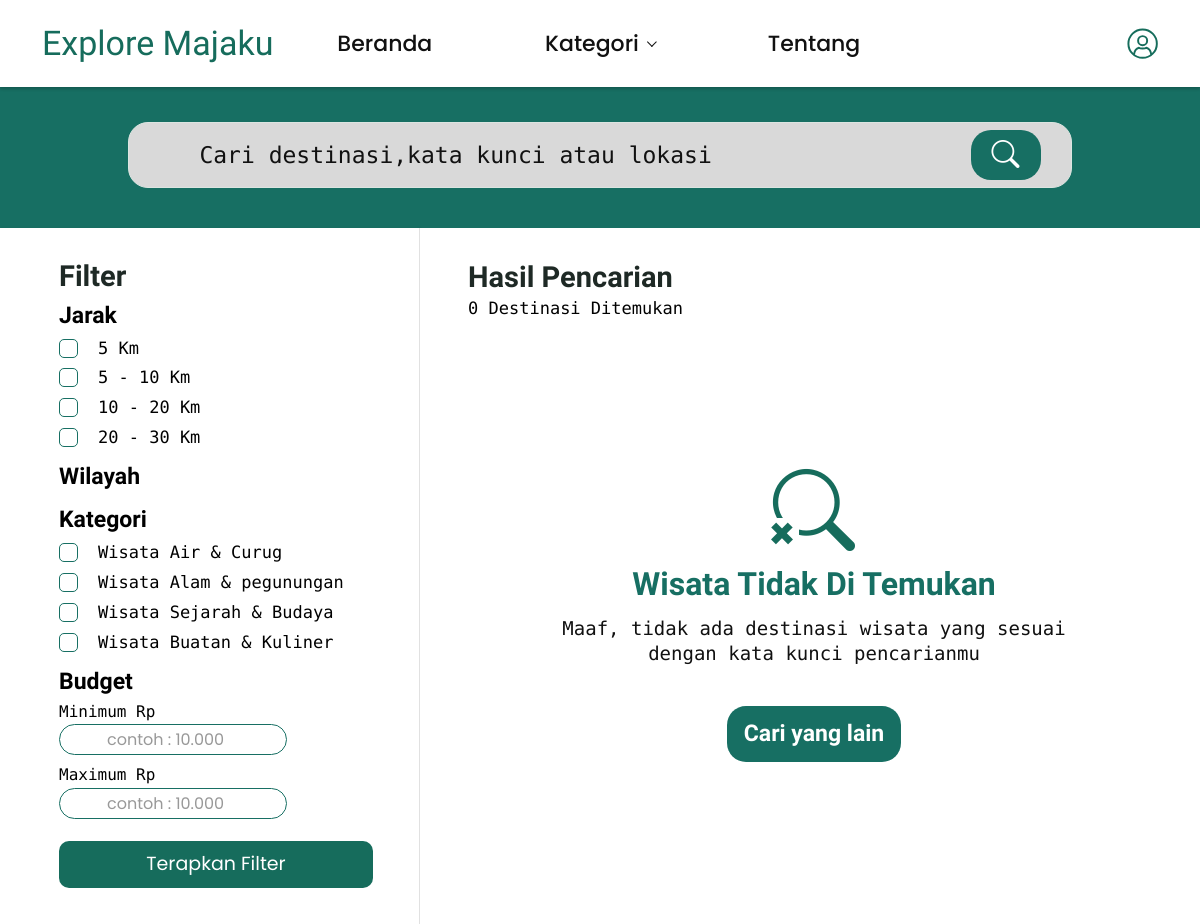
Screenshot of /FrontEnd/pages/hasil_pencarian.php with the database file from the repository.
### tables this page shows
CREATE TABLE `kategori` (
  `Id_kategori` int(12) NOT NULL AUTO_INCREMENT,
  `nama_kategori` varchar(255) NOT NULL,
  `deskripsi` text DEFAULT NULL,
  `gambar` varchar(600) DEFAULT NULL,
  `aktif` tinyint(1) NOT NULL DEFAULT 1,
  PRIMARY KEY (`Id_kategori`)
);

### Backend/database/wisata_repository.php (called while the page is built, shortened)
<?php
function fetchActiveCategories(?mysqli $connection): array
{
    $result = $connection->query(
        "SELECT Id_kategori, nama_kategori, deskripsi, gambar
         FROM kategori
         WHERE aktif = 1
         ORDER BY nama_kategori"
    );
    $categories = $result->fetch_all(MYSQLI_ASSOC);
    return $categories;
}

### FrontEnd/pages/hasil_pencarian.php (the view, shortened to what this page needs)
<?php
$keyword = isset($_GET['q']) && is_string($_GET['q'])
    ? trim($_GET['q'])
    : (isset($_GET['keyword']) && is_string($_GET['keyword'])
        ? trim($_GET['keyword'])
        : '');
$keywordLength = preg_match_all('/./us', $keyword);
$isShortKeyword = $keyword !== '' && $keywordLength !== false && $keywordLength < 2;
$wilayahDipilih = is_array($_GET['wilayah'] ?? null) ? $_GET['wilayah'] : [];
$kategoriDipilih = is_array($_GET['kategori'] ?? null) ? $_GET['kategori'] : [];
$jarakDipilih = is_array($_GET['distance'] ?? null)
    ? array_values(array_filter($_GET['distance'], 'is_string'))
    : [];
$budgetMin = isset($_GET['min']) && $_GET['min'] !== ''
    ? max(0, (int) $_GET['min']) : 0;
$budgetMax = isset($_GET['max']) && $_GET['max'] !== ''
    ? max(0, (int) $_GET['max']) : 1000000;
$destinasi = [];
$filterCategories = [];
try {
    require_once __DIR__ . '/../../Backend/database/koneksi.php';
    require_once __DIR__ . '/../../Backend/database/wisata_repository.php';
    $filterCategories = fetchActiveCategories($conn);
} catch (Throwable $exception) {
    error_log($exception->getMessage());
    $destinasi = [];
}
$searchCategoryDisplayNames = [
    1 => 'Wisata Alam & pegunungan',
    4 => 'Wisata Air & Curug',
    3 => 'Wisata Buatan & Kuliner',
    2 => 'Wisata Sejarah & Budaya'
];
$searchCategoryLabel = static function ($categoryId, $fallback = '') use ($searchCategoryDisplayNames): string {
    $id = (int) $categoryId;
    return $searchCategoryDisplayNames[$id] ?? (string) $fallback;
};
$hasil = array_filter($destinasi, function ($item) use (
    $keyword,
    $wilayahDipilih,
    $kategoriDipilih,
    $budgetMin,
    $budgetMax
) {
    $cocokKeyword = true;
    if ($keyword !== '') {
        $teksCari = strtolower(
            $item['nama'] . ' ' .
            $item['wilayah'] . ' ' .
            $item['kategori']
        );
        $cocokKeyword = strpos(
            $teksCari,
            strtolower($keyword)
        ) !== false;
    }
    $cocokWilayah = empty($wilayahDipilih);
    foreach ($wilayahDipilih as $wilayah) {
        if (is_string($wilayah) && stripos($item['lokasi'], $wilayah) !== false) {
            $cocokWilayah = true;
        }
    }
    $cocokKategori = empty($kategoriDipilih) ||
        in_array($item['id_kategori'], $kategoriDipilih, true);
    $cocokBudget = $item['harga'] >= $budgetMin &&
        $item['harga'] <= $budgetMax;
    return $cocokKeyword &&
        $cocokWilayah &&
        $cocokKategori &&
        $cocokBudget;
});
$jumlahHasil = count($hasil);
function terpilih($daftar, $nilai)
{
    return in_array($nilai, $daftar, true) ? 'checked' : '';
}
?>
<!DOCTYPE html>
<html lang="id">
<head>
    <link
        href="https://cdn.jsdelivr.net/npm/bootstrap@5.3.3/dist/css/bootstrap.min.css"
        rel="stylesheet"
    >
    <link
        rel="stylesheet"
        href="https://cdn.jsdelivr.net/npm/bootstrap-icons@1.11.3/font/bootstrap-icons.min.css"
    >
    <link rel="stylesheet" href="../CSS/theme.css?v=nav-solid-green-8">
    <link rel="stylesheet" href="../CSS/navbar-common.css?v=nav-category-selected-green-4">
    <link rel="stylesheet" href="../CSS/hasil_pencarian.css?v=category-labels-match-category-page-1">
</head>
<body class="site-public-page site-navbar-page">
<header class="ep-navbar site-navbar">
    <div class="ep-navbar__inner">
        <a class="ep-logo" href="../../index.php">Explore Majaku</a>
        <nav class="ep-menu" aria-label="Menu utama">
            <a class="ep-menu__beranda" href="../../index.php">Beranda</a>
            <details name="site-category-menu" class="category-dropdown ep-menu__kategori">
                <summary>
                    <span>Kategori</span>
                    <span class="ep-menu__panah" aria-hidden="true"></span>
                </summary>
            </details>
            <a class="ep-menu__tentang" href="tentang.php">Tentang</a>
        </nav>
        <div class="ep-aksi">
            <a class="ep-ikon ep-ikon--profil" href="profil.php" aria-label="Profil">
                <svg viewBox="0 0 40 40" fill="none" stroke="currentColor" stroke-width="2.5" stroke-linecap="round" stroke-linejoin="round" aria-hidden="true"><circle cx="20" cy="20" r="18.2"/><circle cx="20" cy="16.2" r="5.8"/><path d="M9 33.5C9.7 29.2 12.2 26 15.2 25.2C17 26.6 23 26.6 24.8 25.2C27.8 26 30.3 29.2 31 33.5"/></svg>
            </a>
        </div>
    </div>
</header>
<section class="search-header<?= $isShortKeyword ? ' has-validation' : '' ?>">
    <form action="../../search" method="GET" class="search-box" novalidate
          data-api-url="../../api/destinations/search?q={kata-kunci}">
        <input
            type="search"
            name="q"
            placeholder="Cari destinasi,kata kunci atau lokasi"
            value="<?= htmlspecialchars($keyword, ENT_QUOTES, 'UTF-8') ?>"
            aria-label="Cari destinasi"
            aria-describedby="searchValidation"
            aria-invalid="<?= $isShortKeyword ? 'true' : 'false' ?>"
        >
        <button type="submit" aria-label="Cari">
            <i class="bi bi-search"></i>
        </button>
    </form>
</section>
<main class="search-layout">
    <aside class="filter-sidebar">
        <form action="../../search" method="GET" id="filterForm">
            <h2 class="filter-title">Filter</h2>
            <div class="filter-group distance-filter">
                <h3>Jarak</h3>
                <?php foreach ([
                    '0-5' => '5 Km',
                    '5-10' => '5 - 10 Km',
                    '10-20' => '10 - 20 Km',
                    '20-30' => '20 - 30 Km'
                ] as $distanceValue => $distanceLabel): ?>
                    <label class="filter-option">
                        <input type="checkbox" name="distance[]" value="<?= $distanceValue ?>"
                            <?= terpilih($jarakDipilih, $distanceValue) ?>>
                        <span><?= htmlspecialchars($distanceLabel, ENT_QUOTES, 'UTF-8') ?></span>
                    </label>
                <?php endforeach; ?>
            </div>
            <div class="filter-group">
                <h3>Wilayah</h3>
            </div>
            <div class="filter-group">
                <h3>Kategori</h3>
                <?php foreach ($filterCategories as $filterCategory): ?>
                    <?php $categoryValue = (string) $filterCategory['Id_kategori']; ?>
                    <label class="filter-option">
                        <input type="checkbox" name="kategori[]" value="<?= $categoryValue ?>"
                            <?= terpilih($kategoriDipilih, $categoryValue) ?>>
                        <span><?= htmlspecialchars($searchCategoryLabel($filterCategory['Id_kategori'], $filterCategory['nama_kategori'] ?? ''), ENT_QUOTES, 'UTF-8') ?></span>
                    </label>
                <?php endforeach; ?>
            </div>
            <div class="filter-group budget-group">
                <h3>Budget</h3>
                <div class="budget-field">
                    <label for="minBudget">Minimum Rp</label>
                    <input
                        type="number"
                        id="minBudget"
                        name="min"
                        min="0"
                        placeholder="contoh : 10.000"
                        value="<?= $budgetMin > 0 ? $budgetMin : '' ?>"
                    >
                </div>
                <div class="budget-field">
                    <label for="maxBudget">Maximum Rp</label>
                    <input
                        type="number"
                        id="maxBudget"
                        name="max"
                        min="0"
                        placeholder="contoh : 10.000"
                        value="<?= isset($_GET['max']) ? $budgetMax : '' ?>"
                    >
                </div>
            </div>
            <button type="submit" class="apply-filter">
                Terapkan Filter
            </button>
        </form>
    </aside>
    <section class="results-section">
        <div class="results-heading">
            <h1>Hasil Pencarian</h1>
            <p>
                <?= $jumlahHasil ?> Destinasi Ditemukan
            </p>
        </div>
        <div class="destination-grid">
            <?php if ($jumlahHasil > 0): ?>
                <?php foreach ($hasil as $item): ?>
                    <a
                        href="detail-wisata.php?id=<?= rawurlencode($item['id']) ?>"
                        class="destination-card"
                    >
                        <img
                            src="../../<?= htmlspecialchars($item['gambar'] ?? 'FrontEnd/assets/images/img.png', ENT_QUOTES, 'UTF-8') ?>"
                            alt="<?= htmlspecialchars($item['nama'], ENT_QUOTES, 'UTF-8') ?>"
                            loading="lazy"
                            onerror="this.onerror=null;this.src='../assets/images/img.png';"
                        >
                        <div class="card-content">
                            <h2>
                                <?= htmlspecialchars($item['nama'], ENT_QUOTES, 'UTF-8') ?>
                            </h2>
                            <div class="rating">
                                <?php if ($item['rating'] !== null && $item['review_count'] > 0): ?>
                                    <span class="stars" aria-label="Rating <?= number_format((float) $item['rating'], 1, ',', '.') ?> dari 5">★ ★ ★</span>
                                    <span class="review-count">(<?= htmlspecialchars(formatJumlahUlasan($item['review_count']), ENT_QUOTES, 'UTF-8') ?> ulasan)</span>
                                <?php else: ?>
                                    <span class="stars" aria-hidden="true">★ ★ ★</span>
                                    <span class="review-count">(0 ulasan)</span>
                                <?php endif; ?>
                            </div>
                            <div class="location">
                                <svg class="map-pin-icon" viewBox="0 0 40 44" aria-hidden="true">
                                    <ellipse class="map-pin-ground" cx="20" cy="37" rx="14" ry="5"></ellipse>
                                    <path class="map-pin-ground-right" d="M20 32a14 5 0 0 1 0 10z"></path>
                                    <path class="map-pin-body" d="M20 3C13.4 3 9 7.9 9 13.8c0 7.2 8.6 14.6 11 19.2 2.4-4.6 11-12 11-19.2C31 7.9 26.6 3 20 3z"></path>
                                    <circle class="map-pin-hole" cx="20" cy="13.5" r="4.8"></circle>
                                </svg>
                                <span>
                                    <?= htmlspecialchars($item['lokasi'], ENT_QUOTES, 'UTF-8') ?>
                                </span>
                            </div>
                            <span
                                class="distance"
                                data-latitude="<?= htmlspecialchars((string) $item['latitude'], ENT_QUOTES, 'UTF-8') ?>"
                                data-longitude="<?= htmlspecialchars((string) $item['longitude'], ENT_QUOTES, 'UTF-8') ?>"
                            >
                                Menghitung jarak...
                            </span>
                        </div>
                    </a>
                <?php endforeach; ?>
            <?php else: ?>
                <div class="empty-results">
                    <span class="empty-search-icon" aria-hidden="true">
                        <i class="bi bi-search"></i>
                        <span>×</span>
                    </span>
                    <h2>Wisata Tidak Di Temukan</h2>
                    <p>
                        Maaf, tidak ada destinasi wisata yang sesuai<br>
                        dengan kata kunci pencarianmu
                    </p>
                    <a href="../../search">Cari yang lain</a>
                </div>
            <?php endif; ?>
        </div>
    </section>
</main>
</body>
</html>

### rows the page displays
kategori: Id_kategori+nama_kategori "Wisata Air & Curug"
kategori: Id_kategori+nama_kategori "Wisata Alam & pegunungan"
kategori: Id_kategori+nama_kategori "Wisata Sejarah & Budaya"
kategori: Id_kategori+nama_kategori "Wisata Buatan & Kuliner"

### other values shown
$distanceLabel "5 Km"
$distanceLabel "5 - 10 Km"
$distanceLabel "10 - 20 Km"
$distanceLabel "20 - 30 Km"
$jumlahHasil "0"
